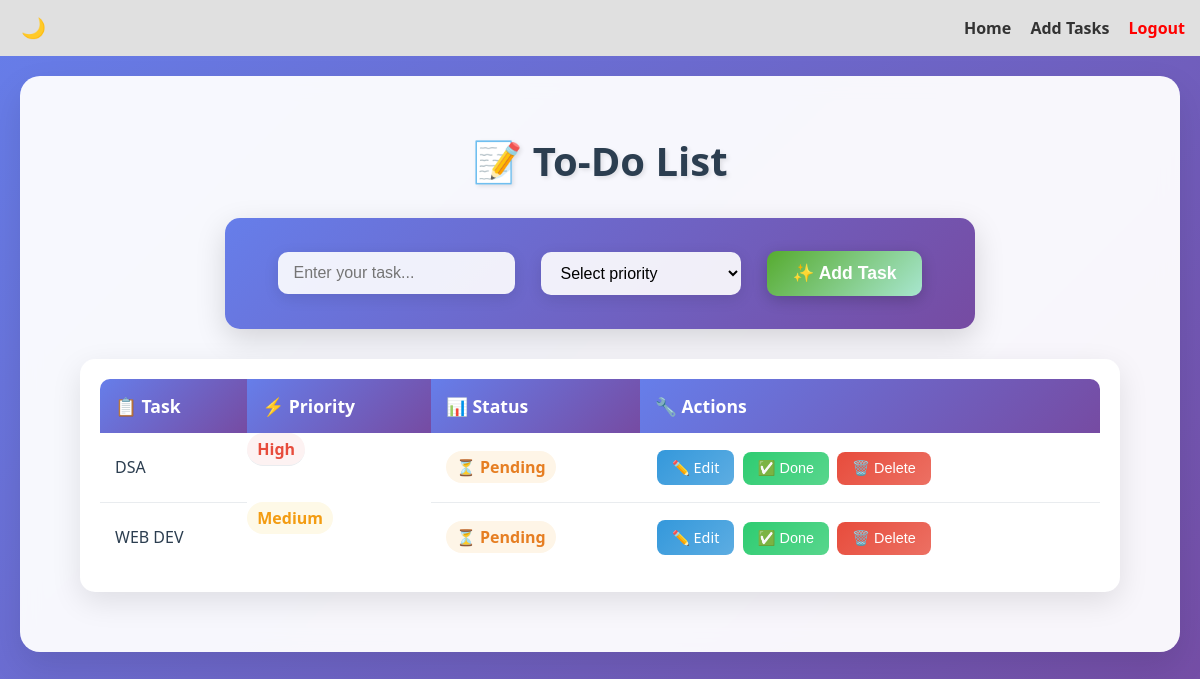
The page /todo/ (signed in) on the database its author committed.
### app/models.py (models this page shows, shortened)
class Todo(models.Model):
    PRIORITY_CHOICES = [
        ('High', 'High'),
        ('Medium', 'Medium'),
        ('Low', 'Low'),
    ]
    user = models.ForeignKey(User, on_delete=models.CASCADE)
    task = models.CharField(max_length=200)
    priority = models.CharField(max_length=10, choices=PRIORITY_CHOICES)
    status = models.CharField(max_length=20, default="Pending")
    is_completed = models.BooleanField(default=False)
    due_date = models.DateField(null=True, blank=True)

### app/views.py (the view, shortened to what this page needs)
# urls.py: path('todo/', todo_view, name='todo'),
@login_required
def todo_view(request):
    todos = Todo.objects.filter(user=request.user)
    return render(request, "todoapp.html", {"todos": todos})

### app/templates/todoapp.html (shortened to what this page needs)
{% load static %}
<!DOCTYPE html>
<html lang="en">
<head>
</head>
<body>
  {% include "navbar.html" %}
  <div class="todo-container">
    <h1 class="todo-title">📝 To-Do List</h1>
    <form id="task-form" method="POST" action="{% url 'todo' %}">
      <div class="form-row">
        <input type="text" name="task" placeholder="Enter your task..." required>
        <select name="priority" required>
          <option value="">Select priority</option>
        </select>
        <button class="bu" type="submit">✨ Add Task</button>
      </div>
    </form>
    <div class="table-container">
      <table id="tasks">
        <thead>
          <tr>
            <th>📋 Task</th>
            <th>⚡ Priority</th>
            <th>📊 Status</th>
            <th>🔧 Actions</th>
          </tr>
        </thead>
        <tbody>
          {% for todo in todos %}
            <tr data-due-date="{{ todo.due_date }}">
              <td class="task-cell">{{ todo.task }}</td>
              <td class="priority-{{ todo.priority|lower }}">{{ todo.priority }}</td>
              <td>
                {% if todo.status == 'Completed' %}
                  <span class="status-completed">✅ {{ todo.status }}</span>
                {% else %}
                  <span class="status-pending">⏳ {{ todo.status }}</span>
                {% endif %}
              </td>
              <td class="actions-cell">
                <a href="{% url 'edit_task' todo.id %}" class="btn btn-edit">✏️ Edit</a>
                {% if todo.status != 'Completed' %}
                  <form method="post" action="{% url 'mark_done' todo.id %}" style="display:inline;">
                    <button type="submit" class="btn btn-done">✅ Done</button>
                  </form>
                {% endif %}
                <form method="post" action="{% url 'delete_task' todo.id %}" style="display:inline;">
                  <button type="submit" class="btn btn-delete">🗑️ Delete</button>
                </form>
              </td>
            </tr>
          {% empty %}
            <tr><td colspan="4" class="no-tasks">📝 No tasks yet. Add your first task above!</td></tr>
          {% endfor %}
        </tbody>
      </table>
    </div>
  </div>
</body>
</html>

### app/templates/todoapp.html (style rules this page uses)
body { font-family: 'Segoe UI', Tahoma, Geneva, Verdana, sans-serif; margin: 0; padding: 0; background: linear-gradient(135deg, #667eea 0%, #764ba2 100%); min-height: 100vh; }
.todo-container { background: rgba(255, 255, 255, 0.95); border-radius: 20px; padding: 30px; margin: 20px; box-shadow: 0 15px 35px rgba(0, 0, 0, 0.1); backdrop-filter: blur(10px); }
.todo-title { text-align: center; color: #2c3e50; font-weight: 700; margin-bottom: 30px; font-size: 2.5rem; text-shadow: 2px 2px 4px rgba(0,0,0,0.1); }
#task-form { background: linear-gradient(135deg, #667eea 0%, #764ba2 100%); padding: 25px; border-radius: 15px; max-width: 700px; margin: 30px auto; box-shadow: 0 10px 30px rgba(0,0,0,0.15); border: none; }
#task-form input, #task-form select { padding: 12px 15px; margin: 8px; border: none; border-radius: 10px; font-size: 1rem; background: rgba(255, 255, 255, 0.9); box-shadow: 0 4px 15px rgba(0,0,0,0.1); transition: all 0.3s ease; min-width: 200px; }
.bu { background: linear-gradient(135deg, #56ab2f 0%, #a8e6cf 100%); color: white; border: none; padding: 12px 25px; border-radius: 10px; font-size: 1.1rem; font-weight: 600; cursor: pointer; transition: all 0.3s ease; box-shadow: 0 4px 15px rgba(0,0,0,0.2); margin: 8px; }
.table-container { background: white; border-radius: 15px; padding: 20px; margin: 30px auto; max-width: 1000px; box-shadow: 0 10px 30px rgba(0,0,0,0.1); overflow: hidden; }
table { width: 100%; border-collapse: collapse; background-color: transparent; }
th { background: linear-gradient(135deg, #667eea 0%, #764ba2 100%); color: white; padding: 15px; text-align: left; font-weight: 600; font-size: 1.1rem; border: none; }
th:first-child { border-top-left-radius: 10px; }
th:last-child { border-top-right-radius: 10px; }
td { padding: 15px; border-bottom: 1px solid #e9ecef; vertical-align: middle; transition: background-color 0.2s ease; }
tr:last-child td { border-bottom: none; }
.priority-high { color: #e74c3c; font-weight: bold; background: #fdf2f2; padding: 5px 10px; border-radius: 20px; display: inline-block; }
.priority-medium { color: #f39c12; font-weight: bold; background: #fef9e7; padding: 5px 10px; border-radius: 20px; display: inline-block; }
.btn { padding: 8px 15px; margin: 2px; border: none; border-radius: 8px; cursor: pointer; font-weight: 500; transition: all 0.3s ease; text-decoration: none; display: inline-block; font-size: 0.9rem; }
.btn-edit { background: linear-gradient(135deg, #3498db, #5dade2); color: white; }
.btn-delete { background: linear-gradient(135deg, #e74c3c, #ec7063); color: white; }
.btn-done { background: linear-gradient(135deg, #2ecc71, #58d68d); color: white; }
.status-pending { color: #e67e22; font-weight: 600; background: #fef5e7; padding: 5px 10px; border-radius: 20px; display: inline-block; }
.task-cell { font-weight: 500; color: #2c3e50; }
.actions-cell { white-space: nowrap; }
.form-row { display: flex; flex-wrap: wrap; align-items: center; justify-content: center; gap: 10px; }
tr { animation: slideIn 0.3s ease-out; }

### rows shown on the page
Todo: task "DSA", priority "High", status "Pending", shows "✅ Done"
Todo: task "WEB DEV", priority "Medium", status "Pending", shows "✅ Done"
